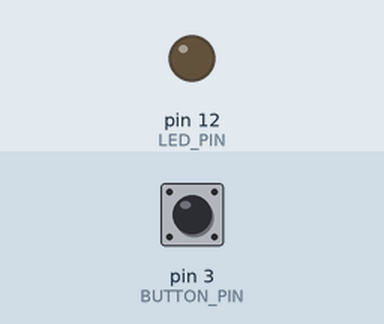
Simulated run of this sketch. Board: Arduino Uno, built with avr-gcc and run on an emulated ATmega328P. On the bench: output pins drawn as LEDs (lit = HIGH). Inputs (shaded band) come from the test bench; at power-on: pin 3 (BUTTON_PIN) LOW.

Above: at 1.32 s.
1.6 s: pin 3 (BUTTON_PIN) pulled HIGH for 3.2 s
At 5.2 s:
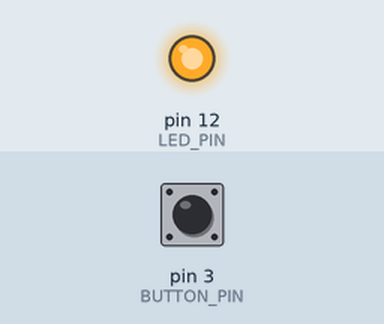
Timing chart, 0 to 12.3 s (numbered marks = the images above; inputs shaded):
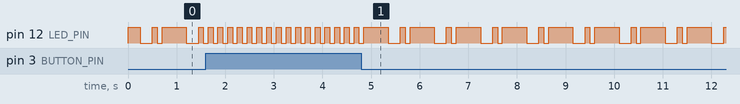

The sketch:

cycle-led.ino
```cpp
const int BUTTON_PIN = 3;
const int LED_PIN = 12;
const int NUM_MODES = 3;
bool button_pressed = false;
int mode = 0;

void setup() {
  pinMode(LED_PIN, OUTPUT);
  pinMode(BUTTON_PIN, INPUT);
}

void loop() {
  button_pressed = not digitalRead(BUTTON_PIN);
  if (button_pressed) {
    mode = (mode + 1) % NUM_MODES;
  }

  switch (mode) {
    case 0: {
        digitalWrite(LED_PIN, HIGH);
        delay(250); // to alleviate contact bounce
        break;
      }
    case 1: {
        digitalWrite(LED_PIN, HIGH);
        delay(250);
        digitalWrite(LED_PIN, LOW);
        delay(250);
        break;
      }
    case 2: {
        digitalWrite(LED_PIN, HIGH);
        delay(100);
        digitalWrite(LED_PIN, LOW);
        delay(100);
      }
    default:
      break;
  }
}
```

Measured:
- by itself, pin 12 (LED_PIN): repeats every 0.95 s: HIGH 0.50 s, LOW 0.25 s, HIGH 0.10 s, LOW 0.10 s
